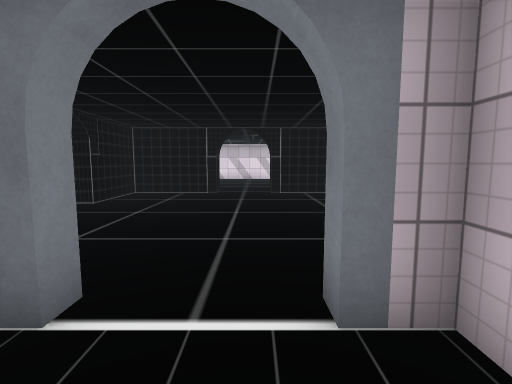
[1] (above)

22 first-person views from a walk through a Unity game level. The camera is 1.5 m above the floor, tilts 6° down and sees 85° across. The floor is counted in squares, 1.2 m on a side. Each view is taken from the middle of a square. On the plan, view 1 faces up. The plan holds only what a view shows up to about 13 squares ahead; the rest is blank. The place goes on beyond the plan. The player is left out. Some surface patterns are stand-ins.

[2]
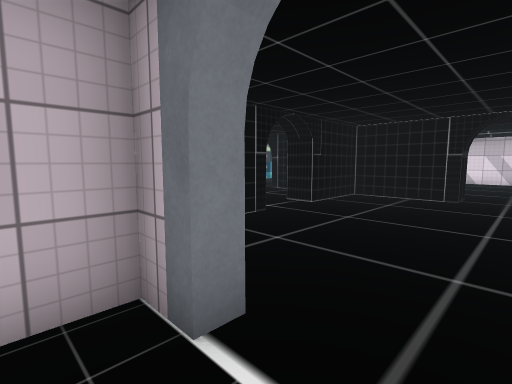

[3]
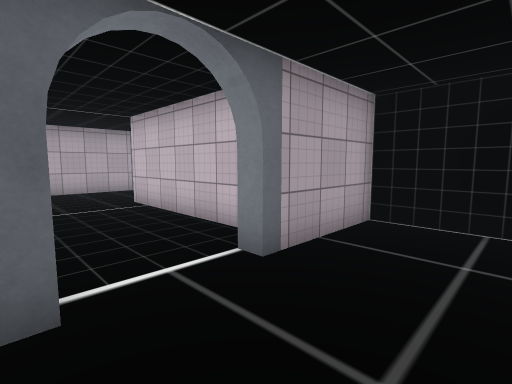

[4]
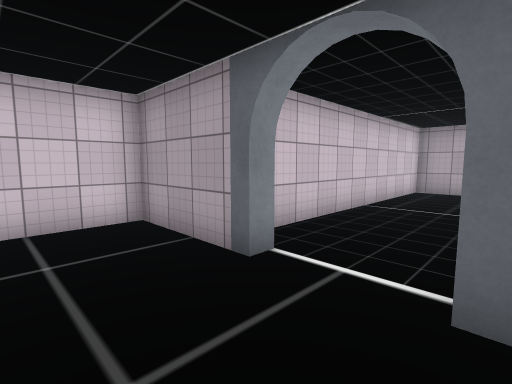

[5]
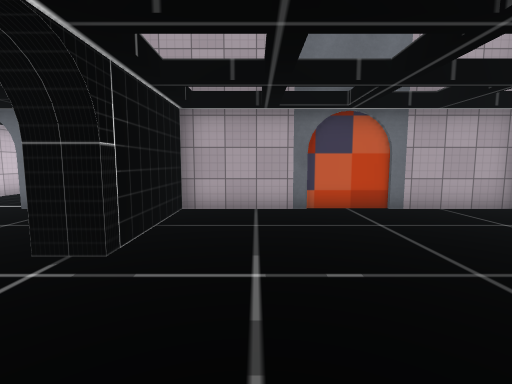

[6]
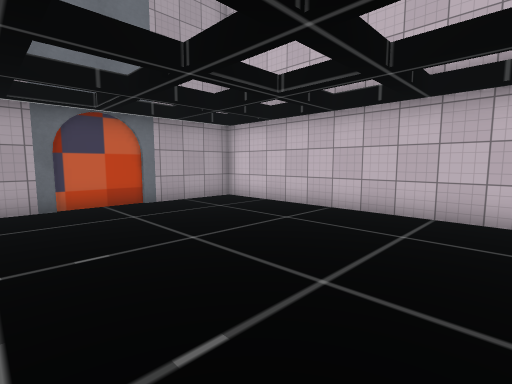

[7]
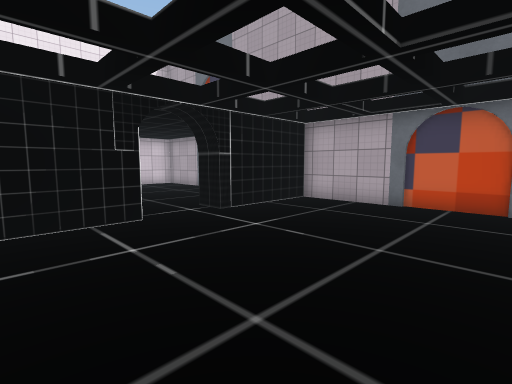

[8]
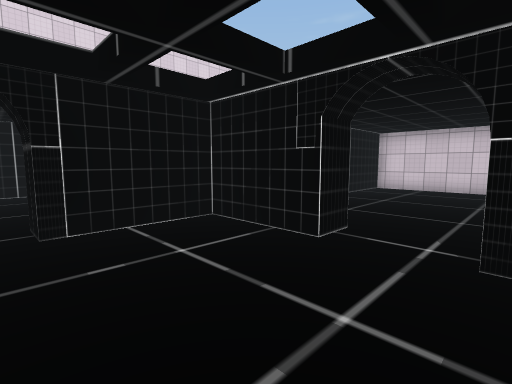

[9]
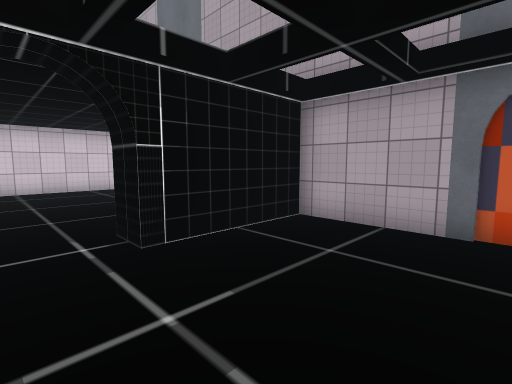

[10]
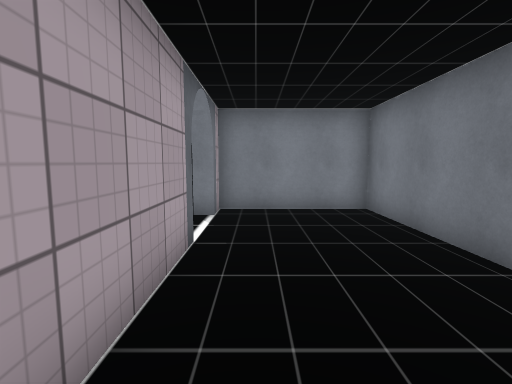

[11]
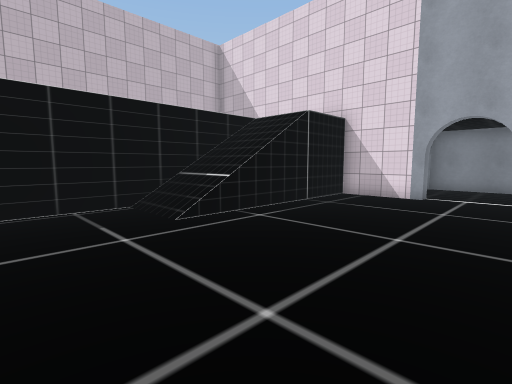

[12]
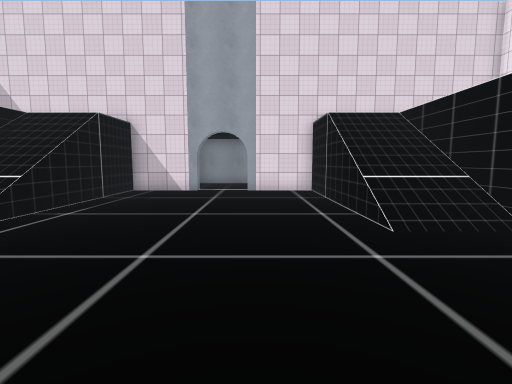

[13]
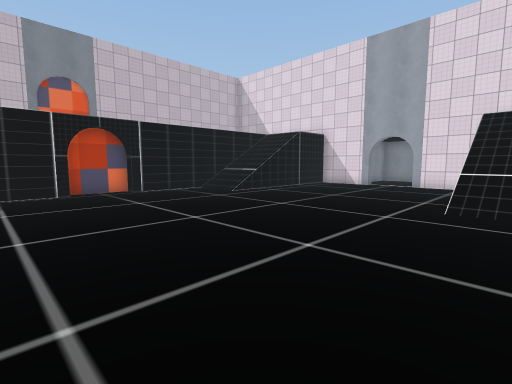

[14]
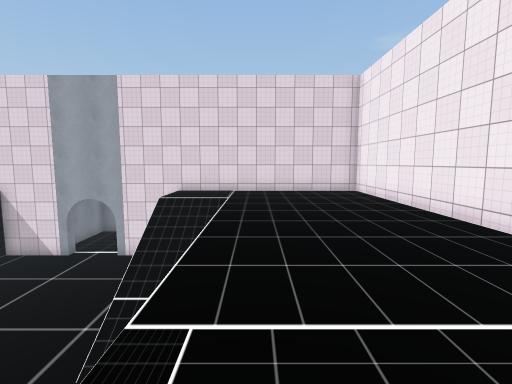

[15]
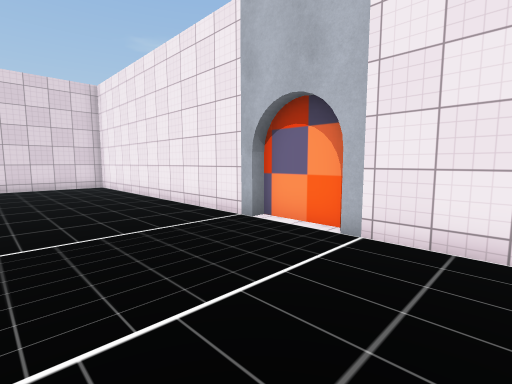

[16]
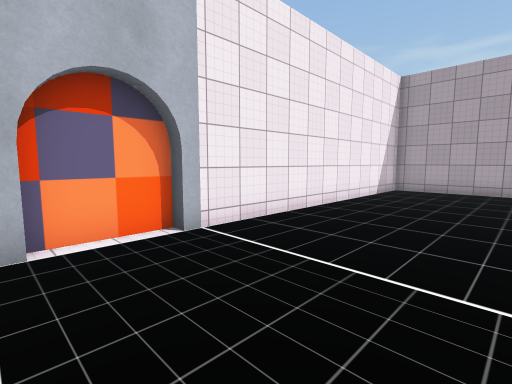

[17]
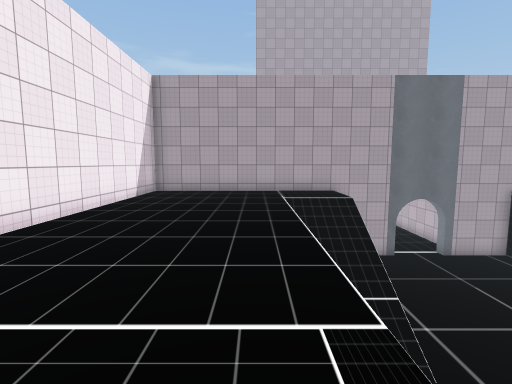

[18]
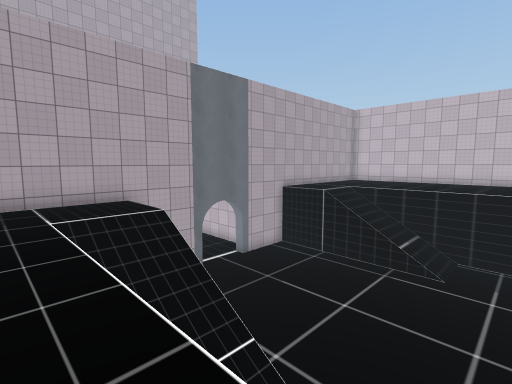

[19]
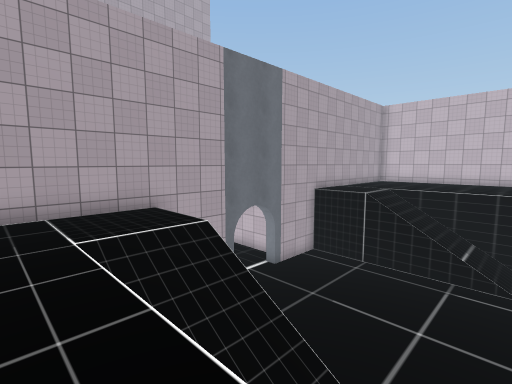

[20]
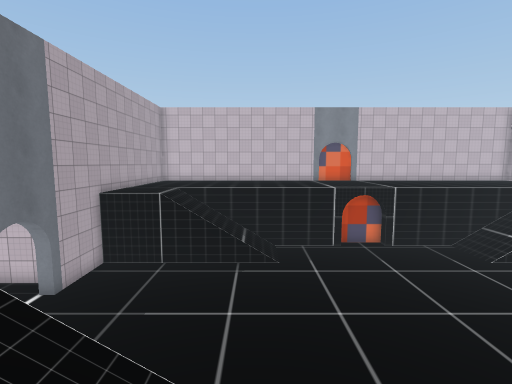

[21]
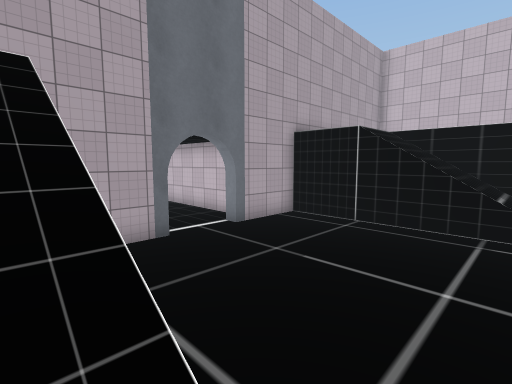

[22]
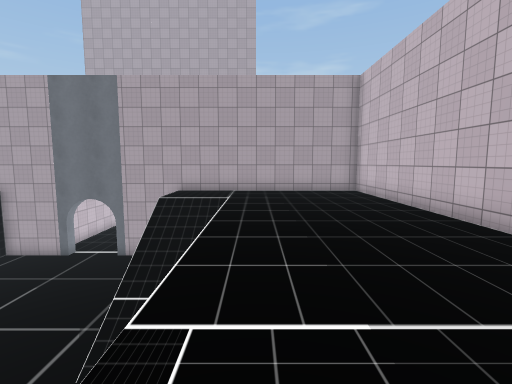

### Floor plan
Key: @ floor where view 1 was taken; # wall or solid block; . main floor; : floor 3.5 m higher than the main floor; / step, stairs or slope; O other object.
Columns run from 18 left of view 1 to 7 right of it. Each row starts with its distance up from view 1.
 11    #........##........
 10    #........##........#
  9    #........O ........#
  8    #..................#
  7    #..................#
  6    #........OO........#
  5    #........OO........#
  4    #........OO........#
  3    #........##........#
  2    ###O##O######O..O###
  1                #....#
  0                #..@.#
 -1                #....#
 -2                #....#
 -3                #....#
 -4           ######....#
 -5           #.........#
 -6           #.........#
 -7           #.........#
 -8    ########O..O###########
 -9          ........  ::::::#
-10          ........  ::::::#
-11       ///........///:::::#
-12       ///........///:::::#
-13       ///........///:::::#
-14 #     ///........///:::::#
-15 #     ///........///:::::#
-16 #     ///........///:::::#
-17 #     .............::::::#
-18 #     .............::::::#
-19       .............::::::O
-20      :............. :    #
-21       ............. :    #
-22    :::...........  ::::::O
-23 # ::::...........  ::::::#
-24 #:::::........... .::::::#
-25 #:::::///......../ /:::::#
-26 #:::::///......../ /:::::#
-27 #:::::///........///:::::#
-28 #:::::///........///:::::#
-29 #:::::///........///:::::#
-30 #:::::///........///:::::#
-31 #::::::  ........  ::::::#
-32 #::::::  ........  ::::::#
-33 ###########O..O###########
-34           #...
-35           #..
-36           #..
-37           #.

Where each view was taken, in squares from view 1:
view 1: 0 up, 0 right, facing up
view 2: 1 up, 0 right, facing up-left
view 3: 5 up, 1 right, facing down-left
view 4: 5 up, 2 left, facing down-right
view 5: 10 up, 8 left, facing down
view 6: 11 up, 8 left, facing down-left
view 7: 11 up, 12 left, facing down-right
view 8: 6 up, 10 left, facing up-right
view 9: 8 up, 10 left, facing down-right
view 10: 7 down, 0 right, facing left
view 11: 19 down, 4 left, facing up-left
view 12: 21 down, 4 left, facing up
view 13: 24 down, 0 right, facing up-left
view 14: 21 down, 2 right, facing up
view 15: 24 down, 2 right, facing up-right
view 16: 19 down, 2 right, facing down-right
view 17: 20 down, 2 right, facing down
view 18: 23 down, 2 right, facing down-left
view 19: 25 down, 2 right, facing down-left
view 20: 26 down, 2 right, facing left
view 21: 26 down, 1 left, facing down-left
view 22: 20 down, 13 left, facing down
